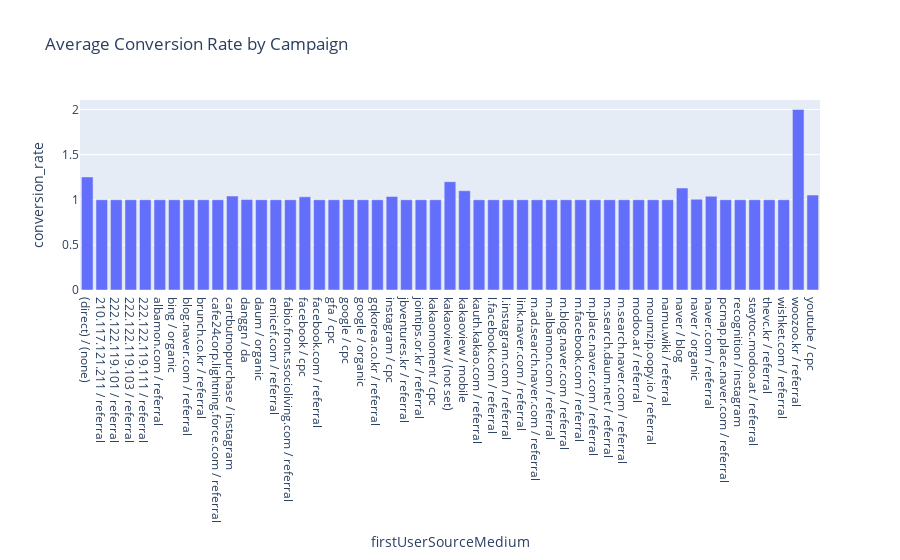

Source (notebook cell):
### Markdown cell above
### PROMPT 1

I need to check what campaign was effective by analyzing a csv data as follows:
date,firstSessionDate,firstUserSourceMedium,firstUserManualTerm,firstUserManualAdContent,newUsers,conversions,totalUsers,transactions,checkouts,totalPurchasers,engagedSessions,userEngagementDuration,bounceRate,pageReferrer,landingPagePlusQueryString
```csv
20230103,20230103,(direct) / (none),(not set),(not set),145,150,145,0,0,0,112,1941,0.24324324324324326,,/product/rentfull
20230103,20230103,google / cpc,(not set),(not set),65,65,65,0,0,0,35,525,0.46153846153846156,https://googleads.g.doubleclick.net/,/
20230201,20230201,danggn / da,(not set),40대 여성,63,64,63,0,0,0,4,30,0.93650793650793651,,/product/trial
20230131,20230131,danggn / da,(not set),반값,53,53,53,0,0,0,12,145,0.77358490566037741,,/product/trial
20230208,20230208,danggn / da,(not set),40대 여성,48,48,48,0,0,0,3,14,0.93877551020408168,,/product/trial
```

would you recommend what is the way to check it with python code? and if you need to draw a chart use plotly express.

### Code cell
import pandas as pd
import plotly.express as px
df = pd.read_csv('./report.csv')
df['conversion_rate'] = df['conversions'] / df['newUsers']

grouped_df = df.groupby('firstUserSourceMedium')['conversion_rate'].mean().reset_index()
fig = px.bar(grouped_df, x='firstUserSourceMedium', y='conversion_rate', title='Average Conversion Rate by Campaign')
fig.show()

### Figure 1 — Plotly figure (JSON) as saved in the notebook; plotly's stock layout.template omitted (floating-point values rounded to 4 significant figures)
{"data": [{"alignmentgroup": "True", "hovertemplate": "firstUserSourceMedium=%{x}<br>conversion_rate=%{y}<extra></extra>", "legendgroup": "", "marker": {"color": "#636efa", "pattern": {"shape": ""}}, "name": "", "offsetgroup": "", "orientation": "v", "showlegend": false, "textposition": "auto", "type": "bar", "x": ["(direct) / (none)", "210.117.121.211 / referral", "222.122.119.101 / referral", "222.122.119.103 / referral", "222.122.119.111 / referral", "albamon.com / referral", "bing / organic", "blog.naver.com / referral", "brunch.co.kr / referral", "cafe24corp.lightning.force.com / referral", "cartbutnopurchase / instagram", "danggn / da", "daum / organic", "emicef.com / referral", "fabio.front.ssocioliving.com / referral", "facebook / cpc", "facebook.com / referral", "gfa / cpc", "google / cpc", "google / organic", "gqkorea.co.kr / referral", "instagram / cpc", "jbventures.kr / referral", "jointips.or.kr / referral", "kakaomoment / cpc", "kakaoview / (not set)", "kakaoview / mobile", "kauth.kakao.com / referral", "l.facebook.com / referral", "l.instagram.com / referral", "link.naver.com / referral", "m.ad.search.naver.com / referral", "m.albamon.com / referral", "m.blog.naver.com / referral", "m.facebook.com / referral", "m.place.naver.com / referral", "m.search.daum.net / referral", "m.search.naver.com / referral", "modoo.at / referral", "moumzip.oopy.io / referral", "namu.wiki / referral", "naver / blog", "naver / organic", "naver.com / referral", "pcmap.place.naver.com / referral", "recognition / instagram", "staytoc.modoo.at / referral", "thevc.kr / referral", "wishket.com / referral", "woozoo.kr / referral", "youtube / cpc"], "xaxis": "x", "y": [1.253, 1, 1, 1, 1, 1, 1, 1, 1, 1, 1.041, 1.002, 1, 1, 1, 1.032, 1, 1, 1.003, 1, 1, 1.035, 1, 1, 1, 1.2, 1.1, 1, 1, 1, 1, 1, 1, 1, 1, 1, 1, 1, 1, 1, 1, 1.13, 1.006, 1.039, 1, 1, 1, 1, 1, 2, 1.052], "yaxis": "y"}], "layout": {"barmode": "relative", "legend": {"tracegroupgap": 0}, "title": {"text": "Average Conversion Rate by Campaign"}, "xaxis": {"anchor": "y", "domain": [0, 1], "title": {"text": "firstUserSourceMedium"}}, "yaxis": {"anchor": "x", "domain": [0, 1], "title": {"text": "conversion_rate"}}}}
